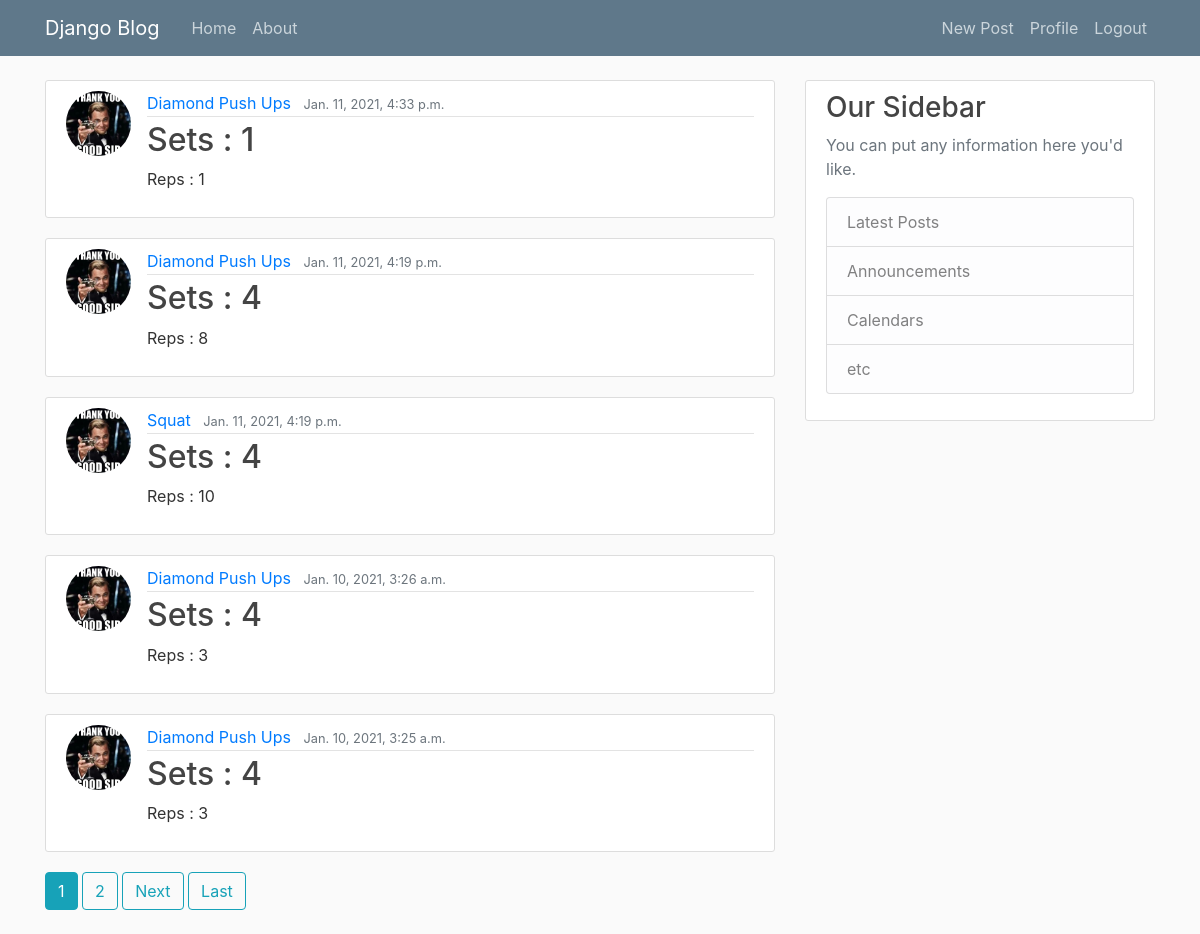
The page / (signed in) on the database its author committed.
### workoutlog/models.py (models this page shows, shortened)
class Workout(models.Model):
    workoutname = models.CharField(max_length=100)
    sets = models.IntegerField()
    reps = models.IntegerField()
    date_posted = models.DateTimeField(default=timezone.now)
    author = models.ForeignKey(User,on_delete=models.CASCADE)

### users/models.py (models this page shows, shortened)
class Profile(models.Model):
    user = models.OneToOneField(User, on_delete=models.CASCADE)
    image = models.ImageField(default='default.jpg',upload_to='profile_pics')

### workoutlog/views.py (the view)
# urls.py: path('', WorkoutListView.as_view(), name ='workoutlog-home'),
class WorkoutListView(ListView):
    model = Workout
    template_name = 'workoutlog/home.html'
    context_object_name = 'posts'
    ordering = ['-date_posted'] # order the post date
    paginate_by = 5 # page

### workoutlog/templates/workoutlog/home.html (shortened to what this page needs)
{% extends "workoutlog/base.html" %}
{% block content %}
    {% for post in posts %}
        <article class="media content-section">
          <img class ="rounded-circle article-img" src="{{ post.author.profile.image.url }}">
          <div class="media-body">
            <div class="article-metadata">
              <a class="mr-2" href="{% url 'workoutlog-detail' post.id %}">{{ post.workoutname }}</a>
              <small class="text-muted">{{ post.date_posted }}</small>
            </div>
            <h2><a class="article-title" href="{% url 'workoutlog-detail' post.id %}"> Sets : {{ post.sets }} </a></h2>
            <p class="article-content">Reps : {{ post.reps }}</p>
          </div>
        </article>
    {% endfor %}
    {% if is_paginated %}
        {% for num in page_obj.paginator.page_range %}
            {% if page_obj.number == num %}
                <a class="btn btn-info mb-4" href="?page={{ num }}"> {{ num }} </a>
            {% elif num > page_obj.number|add:'-3' and num < page_obj.number|add:'3' %}
                <a class="btn btn-outline-info mb-4" href="?page={{ num }}"> {{ num }} </a>
            {% endif %}
        {% endfor %}
        {% if page_obj.has_next %}
            <a class="btn btn-outline-info mb-4" href="?page={{ page_obj.next_page_number }}"> Next </a>
            <a class="btn btn-outline-info mb-4" href="?page={{ page_obj.paginator.num_pages }}"> Last </a>
        {% endif %}
    {% endif %}
{% endblock content %}

### workoutlog/static/workoutlog/main.css (style rules this page uses)
body { background: #fafafa; color: #333333; margin-top: 5rem; }
h1, h2, h3, h4, h5, h6 { color: #444444; }
.content-section { background: #ffffff; padding: 10px 20px; border: 1px solid #dddddd; border-radius: 3px; margin-bottom: 20px; }
.article-title { color: #444444; }
.article-content { white-space: pre-line; }
.article-img { height: 65px; width: 65px; margin-right: 16px; }
.article-metadata { padding-bottom: 1px; margin-bottom: 4px; border-bottom: 1px solid #e3e3e3 }

### rows shown on the page
Workout: author.profile.image (picture), workoutname "Diamond Push Ups", date_posted "Jan. 11, 2021, 4:33 p.m.", sets "1", reps "1"
Workout: author.profile.image (picture), workoutname "Diamond Push Ups", date_posted "Jan. 11, 2021, 4:19 p.m.", sets "4", reps "8"
Workout: author.profile.image (picture), workoutname "Squat", date_posted "Jan. 11, 2021, 4:19 p.m.", sets "4", reps "10"
Workout: author.profile.image (picture), workoutname "Diamond Push Ups", date_posted "Jan. 10, 2021, 3:26 a.m.", sets "4", reps "3"
Workout: author.profile.image (picture), workoutname "Diamond Push Ups", date_posted "Jan. 10, 2021, 3:25 a.m.", sets "4", reps "3"

### other values the page prints
{{ num }} "1"
{{ num }} "2"
